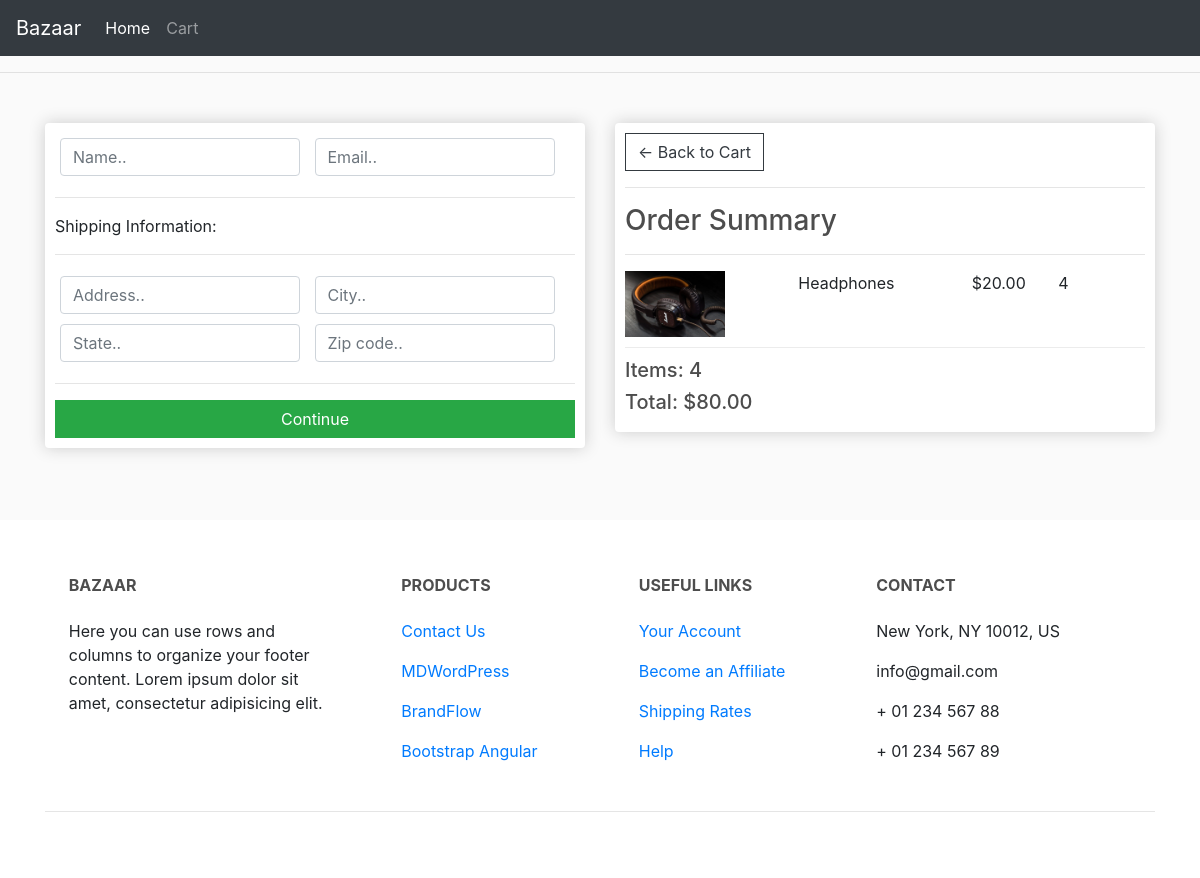
The app's page /checkout/ with its own data.
### store/models.py (models this page shows, shortened)
class OrderItem(models.Model):
	product = models.ForeignKey(Product,on_delete=models.SET_NULL,null=True)
	order = models.ForeignKey(Order,on_delete=models.SET_NULL,null=True)
	quantity = models.IntegerField(default=0,null=True,blank=True)
	dae_added = models.DateTimeField(auto_now_add=True)
	@property
	def get_total(self):
		total = self.product.price * self.quantity
		return total

class Product(models.Model):
	name = models.CharField(max_length=200)
	price = models.FloatField()
	image = models.ImageField(null=True,blank=True)
	@property
	def imageUrl(self):
		try:
			url = self.image.url
		except:
			url = ''
		return url

class Order(models.Model):
	customer = models.ForeignKey(Customer,on_delete=models.SET_NULL,null=True,blank=True)
	date_ordered = models.DateTimeField(auto_now_add=True)
	complete = models.BooleanField(default=False)
	transaction_id = models.CharField(max_length=20,null=True)
	@property
	def get_cart_total(self):
		orderitems = self.orderitem_set.all()
		total = sum([item.get_total for item in orderitems])
		return total
	@property
	def get_cart_items(self):
		orderitems = self.orderitem_set.all()
		total = sum([item.quantity for item in orderitems])
		return total

### store/views.py (the view)
# urls.py: path('checkout/',views.checkout,name='checkout'),
def checkout(request):
	items = OrderItem.objects.all()
	order,Created = Order.objects.get_or_create(complete=False)
	context = {'items':items,'order':order}
	return render(request,'store/checkout.html',context)

### store/templates/store/checkout.html (shortened to what this page needs)
{% extends 'store/main.html' %}
{% load static %}
{% block content %}
     <div class="row">
		<div class="col-lg-6">
			<div class="box-element" id="form-wrapper">
				<form id="form">
					<div id="user-info">
						<div class="form-field">
							<input required class="form-control" type="text" name="name" placeholder="Name..">
						</div>
						<div class="form-field">
							<input required class="form-control" type="email" name="email" placeholder="Email..">
						</div>
					</div>
					<div id="shipping-info">
						<hr>
						<p>Shipping Information:</p>
						<hr>
						<div class="form-field">
							<input class="form-control" type="text" name="address" placeholder="Address..">
						</div>
						<div class="form-field">
							<input class="form-control" type="text" name="city" placeholder="City..">
						</div>
						<div class="form-field">
							<input class="form-control" type="text" name="state" placeholder="State..">
						</div>
						<div class="form-field">
							<input class="form-control" type="text" name="zipcode" placeholder="Zip code..">
						</div>
					</div>
					<hr>
					<input id="form-button" class="btn btn-success btn-block" type="submit" value="Continue">
				</form>
			</div>
		<br>
		</div>
		<div class="col-lg-6">
			<div class="box-element">
				<a  class="btn btn-outline-dark" href="{% url 'cart' %}">&#x2190; Back to Cart</a>
				<hr>
				<h3>Order Summary</h3>
				<hr>
				{% for item in items %}
				<div class="cart-row">
					<div style="flex:2"><img class="row-image" src="{{item.product.imageUrl}}"></div>
					<div style="flex:2"><p>{{item.product.name}}</p></div>
					<div style="flex:1"><p>${{item.product.price|floatformat:2}}</p></div>
					<div style="flex:1"><p>{{item.quantity}}</p></div>
				</div>
				{% endfor %}
				<h5>Items:   {{order.get_cart_items}}</h5>
				<h5>Total:   ${{order.get_cart_total|floatformat:2}}</h5>
			</div>
		</div>
	</div>
{% endblock content %}

### static/css/main.css (style rules this page uses)
body { background-color: hsl(0, 0%, 98%); }
h1,h2,h3,h4,h5,h6 { color:hsl(0, 0%, 30%); }
.box-element { box-shadow:hsl(0, 0%, 80%) 0 0 16px; background-color: #fff; border-radius: 4px; padding: 10px; }
.col-lg-4, .col-lg-6, .col-lg-8, .col-lg-12 { margin-top: 10px; }
.btn { border-radius: 0; }
.row-image { width: 100px; }
.form-field { width:250px; display: inline-block; padding: 5px; }
.cart-row { display: flex; align-items: flex-stretch; padding-bottom: 10px; margin-bottom: 10px; border-bottom: 1px solid #ececec; }

### records on screen
OrderItem: product.imageUrl (picture), product.name "Headphones", product.price "20.00", quantity "4"
Order: get_cart_items "4", get_cart_total "80.00"
